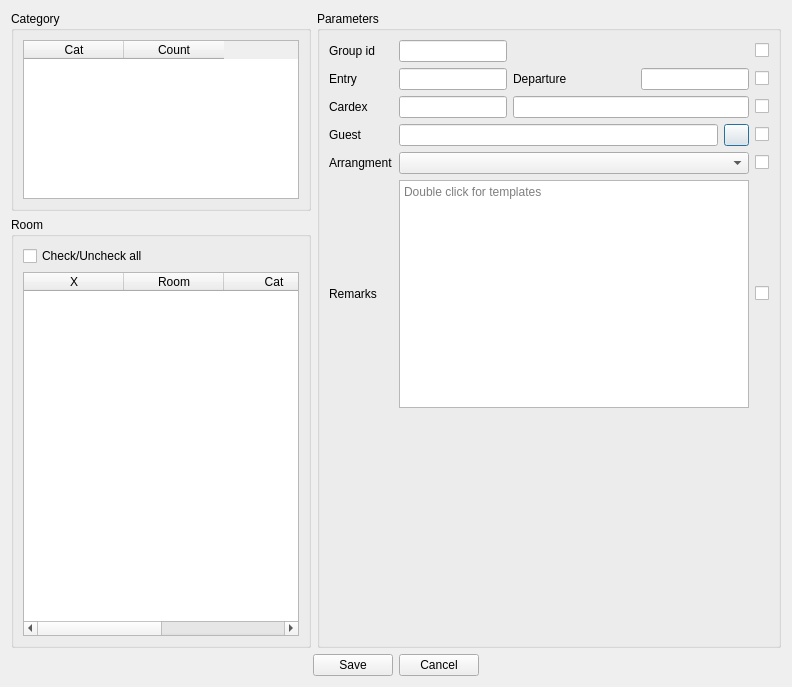
<?xml version="1.0" encoding="UTF-8"?>
<ui version="4.0">
 <class>DlgGroupParams</class>
 <widget class="QDialog" name="DlgGroupParams">
  <property name="geometry">
   <rect>
    <x>0</x>
    <y>0</y>
    <width>792</width>
    <height>687</height>
   </rect>
  </property>
  <property name="windowTitle">
   <string>Group reservation</string>
  </property>
  <layout class="QGridLayout" name="gridLayout">
   <item row="0" column="0">
    <widget class="QGroupBox" name="groupBox">
     <property name="maximumSize">
      <size>
       <width>300</width>
       <height>200</height>
      </size>
     </property>
     <property name="title">
      <string>Category</string>
     </property>
     <layout class="QHBoxLayout" name="horizontalLayout">
      <item>
       <widget class="EQTableWidget" name="tblCat">
        <property name="editTriggers">
         <set>QAbstractItemView::NoEditTriggers</set>
        </property>
        <attribute name="verticalHeaderDefaultSectionSize">
         <number>20</number>
        </attribute>
        <column>
         <property name="text">
          <string>Cat</string>
         </property>
        </column>
        <column>
         <property name="text">
          <string>Count</string>
         </property>
        </column>
       </widget>
      </item>
     </layout>
    </widget>
   </item>
   <item row="0" column="1" rowspan="2">
    <widget class="QGroupBox" name="groupBox_3">
     <property name="sizePolicy">
      <sizepolicy hsizetype="Preferred" vsizetype="Preferred">
       <horstretch>0</horstretch>
       <verstretch>2</verstretch>
      </sizepolicy>
     </property>
     <property name="title">
      <string>Parameters</string>
     </property>
     <layout class="QGridLayout" name="gridLayout_2" columnstretch="0,0,2,0,0,0">
      <item row="2" column="2" colspan="3">
       <widget class="EQLineEdit" name="leCardexName"/>
      </item>
      <item row="1" column="3" colspan="2">
       <widget class="EDateEdit" name="deEnd"/>
      </item>
      <item row="5" column="1" colspan="4">
       <widget class="EQTextEdit" name="teRemarks">
        <property name="placeholderText">
         <string>Double click for templates</string>
        </property>
       </widget>
      </item>
      <item row="3" column="0">
       <widget class="QLabel" name="label_2">
        <property name="text">
         <string>Guest</string>
        </property>
       </widget>
      </item>
      <item row="2" column="5">
       <widget class="QCheckBox" name="chCardex">
        <property name="text">
         <string/>
        </property>
       </widget>
      </item>
      <item row="2" column="0">
       <widget class="QLabel" name="label">
        <property name="text">
         <string>Cardex</string>
        </property>
       </widget>
      </item>
      <item row="1" column="1">
       <widget class="EDateEdit" name="deStart"/>
      </item>
      <item row="5" column="5">
       <widget class="QCheckBox" name="chRemarks">
        <property name="text">
         <string/>
        </property>
       </widget>
      </item>
      <item row="3" column="5">
       <widget class="QCheckBox" name="chGuest">
        <property name="text">
         <string/>
        </property>
       </widget>
      </item>
      <item row="1" column="0">
       <widget class="QLabel" name="lbStart">
        <property name="text">
         <string>Entry</string>
        </property>
       </widget>
      </item>
      <item row="4" column="5">
       <widget class="QCheckBox" name="chArrangement">
        <property name="text">
         <string/>
        </property>
       </widget>
      </item>
      <item row="2" column="1">
       <widget class="EQLineEdit" name="leCardexCode"/>
      </item>
      <item row="6" column="2">
       <spacer name="verticalSpacer">
        <property name="orientation">
         <enum>Qt::Vertical</enum>
        </property>
        <property name="sizeHint" stdset="0">
         <size>
          <width>20</width>
          <height>40</height>
         </size>
        </property>
       </spacer>
      </item>
      <item row="1" column="2">
       <widget class="QLabel" name="lbend">
        <property name="text">
         <string>Departure</string>
        </property>
       </widget>
      </item>
      <item row="1" column="5">
       <widget class="QCheckBox" name="chDate">
        <property name="text">
         <string/>
        </property>
       </widget>
      </item>
      <item row="4" column="0">
       <widget class="QLabel" name="label_3">
        <property name="text">
         <string>Arrangment</string>
        </property>
       </widget>
      </item>
      <item row="3" column="1" colspan="3">
       <widget class="EQLineEdit" name="leGuest">
        <property name="EnableHiddenText" stdset="0">
         <bool>true</bool>
        </property>
       </widget>
      </item>
      <item row="5" column="0">
       <widget class="QLabel" name="label_4">
        <property name="text">
         <string>Remarks</string>
        </property>
       </widget>
      </item>
      <item row="6" column="0">
       <spacer name="verticalSpacer_2">
        <property name="orientation">
         <enum>Qt::Vertical</enum>
        </property>
        <property name="sizeHint" stdset="0">
         <size>
          <width>20</width>
          <height>40</height>
         </size>
        </property>
       </spacer>
      </item>
      <item row="3" column="4">
       <widget class="QPushButton" name="btnAddGuest">
        <property name="maximumSize">
         <size>
          <width>25</width>
          <height>25</height>
         </size>
        </property>
        <property name="text">
         <string/>
        </property>
        <property name="icon">
         <iconset resource="res.qrc">
          <normaloff>:/images/add.png</normaloff>:/images/add.png</iconset>
        </property>
       </widget>
      </item>
      <item row="4" column="1" colspan="4">
       <widget class="EQComboBox" name="cbArrangement">
        <property name="Cache" stdset="0">
         <number>37</number>
        </property>
       </widget>
      </item>
      <item row="0" column="5">
       <widget class="QCheckBox" name="chAllCheckBox">
        <property name="text">
         <string/>
        </property>
       </widget>
      </item>
      <item row="0" column="0">
       <widget class="QLabel" name="label_5">
        <property name="text">
         <string>Group id</string>
        </property>
       </widget>
      </item>
      <item row="0" column="1">
       <widget class="EQLineEdit" name="leGroupId">
        <property name="readOnly">
         <bool>true</bool>
        </property>
       </widget>
      </item>
     </layout>
     <zorder>lbStart</zorder>
     <zorder>lbend</zorder>
     <zorder>deStart</zorder>
     <zorder>deEnd</zorder>
     <zorder>chDate</zorder>
     <zorder>verticalSpacer</zorder>
     <zorder>label</zorder>
     <zorder>label_2</zorder>
     <zorder>label_3</zorder>
     <zorder>label_4</zorder>
     <zorder>leCardexCode</zorder>
     <zorder>leGuest</zorder>
     <zorder>leCardexName</zorder>
     <zorder>cbArrangement</zorder>
     <zorder>teRemarks</zorder>
     <zorder>verticalSpacer_2</zorder>
     <zorder>chCardex</zorder>
     <zorder>chGuest</zorder>
     <zorder>chArrangement</zorder>
     <zorder>chRemarks</zorder>
     <zorder>btnAddGuest</zorder>
     <zorder>chAllCheckBox</zorder>
     <zorder>label_5</zorder>
     <zorder>leGroupId</zorder>
    </widget>
   </item>
   <item row="1" column="0">
    <widget class="QGroupBox" name="groupBox_2">
     <property name="sizePolicy">
      <sizepolicy hsizetype="Preferred" vsizetype="Preferred">
       <horstretch>0</horstretch>
       <verstretch>2</verstretch>
      </sizepolicy>
     </property>
     <property name="maximumSize">
      <size>
       <width>300</width>
       <height>16777215</height>
      </size>
     </property>
     <property name="title">
      <string>Room</string>
     </property>
     <layout class="QVBoxLayout" name="verticalLayout">
      <property name="leftMargin">
       <number>9</number>
      </property>
      <property name="topMargin">
       <number>9</number>
      </property>
      <property name="rightMargin">
       <number>9</number>
      </property>
      <property name="bottomMargin">
       <number>9</number>
      </property>
      <item>
       <widget class="EQCheckBox" name="chAllRoom">
        <property name="text">
         <string>Check/Uncheck all</string>
        </property>
       </widget>
      </item>
      <item>
       <widget class="EQTableWidget" name="tblRoom">
        <column>
         <property name="text">
          <string>X</string>
         </property>
        </column>
        <column>
         <property name="text">
          <string>Room</string>
         </property>
        </column>
        <column>
         <property name="text">
          <string>Cat</string>
         </property>
        </column>
        <column>
         <property name="text">
          <string>Price</string>
         </property>
        </column>
       </widget>
      </item>
     </layout>
    </widget>
   </item>
   <item row="2" column="0" colspan="2">
    <widget class="QWidget" name="widget" native="true">
     <property name="sizePolicy">
      <sizepolicy hsizetype="Preferred" vsizetype="Minimum">
       <horstretch>0</horstretch>
       <verstretch>0</verstretch>
      </sizepolicy>
     </property>
     <layout class="QHBoxLayout" name="horizontalLayout_2">
      <property name="leftMargin">
       <number>0</number>
      </property>
      <property name="topMargin">
       <number>0</number>
      </property>
      <property name="rightMargin">
       <number>0</number>
      </property>
      <property name="bottomMargin">
       <number>0</number>
      </property>
      <item>
       <spacer name="horizontalSpacer">
        <property name="orientation">
         <enum>Qt::Horizontal</enum>
        </property>
        <property name="sizeHint" stdset="0">
         <size>
          <width>263</width>
          <height>20</height>
         </size>
        </property>
       </spacer>
      </item>
      <item>
       <widget class="QPushButton" name="btnSave">
        <property name="text">
         <string>Save</string>
        </property>
       </widget>
      </item>
      <item>
       <widget class="QPushButton" name="btnCancel">
        <property name="text">
         <string>Cancel</string>
        </property>
       </widget>
      </item>
      <item>
       <spacer name="horizontalSpacer_2">
        <property name="orientation">
         <enum>Qt::Horizontal</enum>
        </property>
        <property name="sizeHint" stdset="0">
         <size>
          <width>262</width>
          <height>20</height>
         </size>
        </property>
       </spacer>
      </item>
     </layout>
    </widget>
   </item>
  </layout>
 </widget>
 <customwidgets>
  <customwidget>
   <class>EQLineEdit</class>
   <extends>QLineEdit</extends>
   <header location="global">eqlineedit.h</header>
   <slots>
    <signal>customButtonClicked(bool)</signal>
   </slots>
  </customwidget>
  <customwidget>
   <class>EQComboBox</class>
   <extends>QComboBox</extends>
   <header location="global">eqcombobox.h</header>
  </customwidget>
  <customwidget>
   <class>EDateEdit</class>
   <extends>QLineEdit</extends>
   <header location="global">edateedit.h</header>
  </customwidget>
  <customwidget>
   <class>EQTextEdit</class>
   <extends>QTextEdit</extends>
   <header location="global">eqtextedit.h</header>
  </customwidget>
  <customwidget>
   <class>EQTableWidget</class>
   <extends>QTableWidget</extends>
   <header location="global">eqtablewidget.h</header>
  </customwidget>
  <customwidget>
   <class>EQCheckBox</class>
   <extends>QCheckBox</extends>
   <header location="global">eqcheckbox.h</header>
  </customwidget>
 </customwidgets>
 <resources>
  <include location="res.qrc"/>
 </resources>
 <connections/>
</ui>
